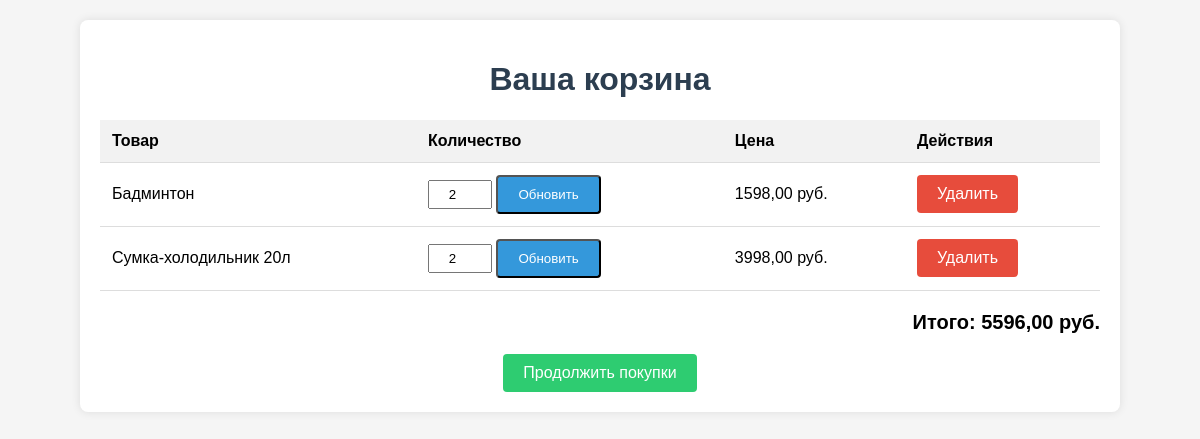
The page /picnic_shop/cart/ (signed in) on the database as committed earlier.
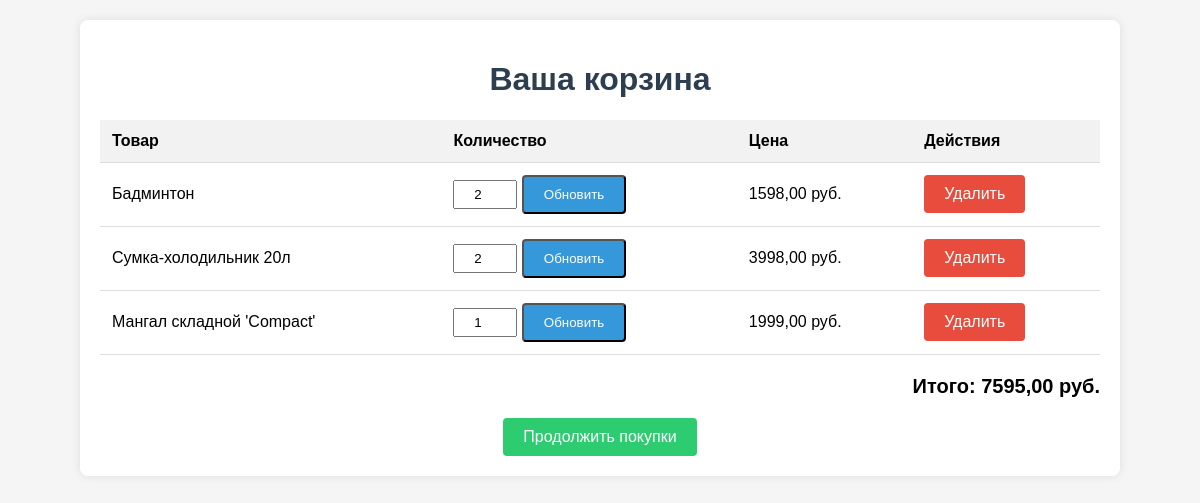
The same page on the database as committed later.
### picnic_shop/models.py (models this page shows, shortened)
class CartItem(models.Model):
    cart = models.ForeignKey(
        Cart,
        on_delete=models.CASCADE,
        related_name="cart_items",
        verbose_name="Корзина"
    )
    product = models.ForeignKey(
        Product,
        on_delete=models.CASCADE,
        verbose_name="Товар"
    )
    quantity = models.PositiveIntegerField(
        default=1,
        verbose_name="Количество"
    )
    def item_price(self):
        return self.product.price * self.quantity
    class Meta:
        verbose_name = "Элемент корзины"
        verbose_name_plural = "Элементы корзины"

class Product(models.Model):
    name = models.CharField(max_length=200, verbose_name="Название")
    description = models.TextField(verbose_name="Описание")
    image = models.ImageField(upload_to="products/", verbose_name="Фото товара")
    price = models.DecimalField(
        max_digits=10,
        decimal_places=2,
        validators=[MinValueValidator(0)],
        verbose_name="Цена"
    )
    stock = models.IntegerField(
        validators=[MinValueValidator(0)],
        verbose_name="Количество на складе"
    )
    category = models.ForeignKey(
        Category,
        on_delete=models.CASCADE,
        verbose_name="Категория"
    )
    manufacturer = models.ForeignKey(
        Manufacturer,
        on_delete=models.CASCADE,
        verbose_name="Производитель"
    )
    class Meta:
        verbose_name = "Товар"
        verbose_name_plural = "Товары"

### picnic_shop/views.py (the view)
# urls.py: path('cart/', views.cart_view, name='cart_view'),
@login_required
def cart_view(request):
    cart = get_object_or_404(Cart, user=request.user)
    cart_items = cart.cart_items.all()
    total_price = sum(item.item_price() for item in cart_items)
    return render(request, 'shop/cart.html', {
        'cart_items': cart_items,
        'total_price': total_price,
    })

### picnic_shop/templates/shop/cart.html (shortened to what this page needs)
<!DOCTYPE html>
<html>
<head>
</head>
<body>
    <div class="container">
        <h1>Ваша корзина</h1>
        {% if cart_items %}
            <table>
                <thead>
                    <tr>
                        <th>Товар</th>
                        <th>Количество</th>
                        <th>Цена</th>
                        <th>Действия</th>
                    </tr>
                </thead>
                <tbody>
                    {% for item in cart_items %}
                        <tr>
                            <td>{{ item.product.name }}</td>
                            <td>
                                <form method="post" action="{% url 'update_cart' item.id %}">
                                    <input type="number" name="quantity" value="{{ item.quantity }}" min="1" class="quantity-input">
                                    <button type="submit" class="btn">Обновить</button>
                                </form>
                            </td>
                            <td>{{ item.item_price }} руб.</td>
                            <td>
                                <a href="{% url 'remove_from_cart' item.id %}" class="btn btn-danger">Удалить</a>
                            </td>
                        </tr>
                    {% endfor %}
                </tbody>
            </table>
            <div class="total">
                Итого: {{ total_price }} руб.
            </div>
        {% else %}
            <div class="empty-cart">
                Ваша корзина пуста
            </div>
        {% endif %}
        <div style="text-align: center;">
            <a href="{% url 'product_list' %}" class="btn continue-btn">Продолжить покупки</a>
        </div>
    </div>
</body>
</html>

Rows that differ between the two databases and show on the page:
added CartItem: product.name "Мангал складной 'Compact'", quantity "1", item_price "1999,00"
Other text that changed with them:
{{ total_price }}: "5596,00" → "7595,00"
